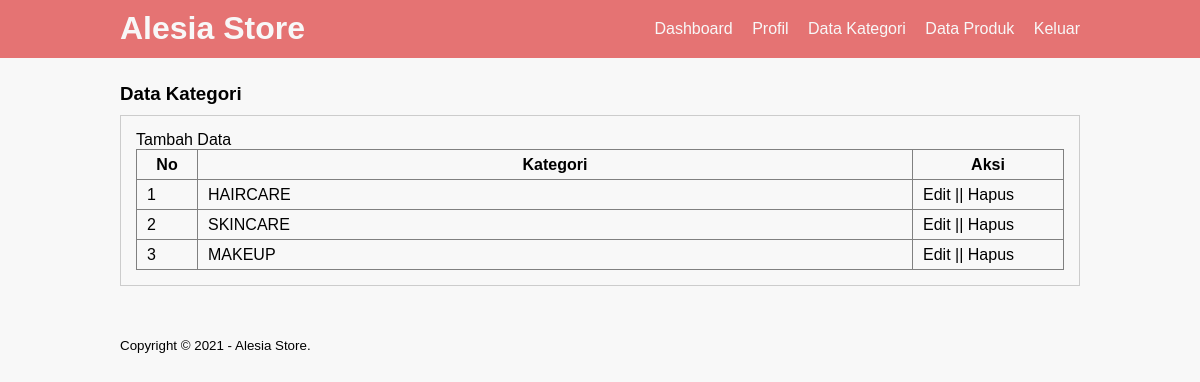
/data-kategori.php (signed in), run on the app's committed database.
### tables this page shows
CREATE TABLE `tb_category` (
  `category_id` int(11) NOT NULL,
  `category_name` varchar(100) NOT NULL
);

### data-kategori.php (the view, shortened to what this page needs)
<?php
include 'koneksi.php';
?>
<!DOCTYPE html>
<html>
    <head>
        <link rel="stylesheet" type="text/css" href="style.css">
</head>
<body>
    <header>
        <div class="container">
        <h1><a href="dashboard.php">Alesia Store</a></h1>
        <ul>
            <li><a href="dashboard.php">Dashboard</a></li>
            <li><a href="profil.php">Profil</a></li>
            <li><a href="data-kategori.php">Data Kategori</a></li>
            <li><a href="data-produk.php">Data Produk</a></li>
            <li><a href="keluar.php">Keluar</a></li>
            </ul>
</div>
</header>
            <div class="section">
                <div class="container">
                    <h3>Data Kategori</h3>
                    <div class="box">
                        <p><a><a href="tambah-kategori.php">Tambah Data</a></p>
                       <table border="1" cellspacing="0" class="table">
                           <thead>
                               <tr>
                                   <th width="60px">No</th>
                                   <th>Kategori</th>
                                   <th width="150px">Aksi</th>
</tr>
</thead>
<tbody>
    <?php
    $no = 1;
    $kategori = mysqli_query($conn, "SELECT * FROM tb_category ORDER BY category_id DESC");
    while($row = mysqli_fetch_array($kategori)){
    ?>
    <tr>
        <td><?php echo $no++ ?></td>
        <td><?php echo $row['category_name']?></td>
        <td>
            <a href="edit-kategori.php?id=<?php echo $row['category_id']?>">Edit</a> || <a href="proses-hapus.php?idk=<?php echo $row ['category_id']?>" onclick="return confirm('Yakin?')">Hapus</a>
            </td>
</tr>
<?php } ?>
</tbody>
</table>
                    </div>
                </div>
            </div>
            <footer>
                <div class="container">
                    <small>Copyright &copy; 2021 - Alesia Store.</small>
</body>
</html>

### style.css (style rules this page uses)
* { padding:0; margin:0; font-family: 'Outfit', sans-serif; }
body { background-color: #f8f8f8; }
a { color: inherit; text-decoration: none; }
header { background-color: #E57373; color: #f8f8f8; }
header h1 { float: left; padding: 10px 0; }
header ul { float: right; }
header ul li { display: inline-block; }
header ul li a { padding: 20px 0 20px 15px; display: inline-block; }
.container { width: 80%; margin:0 auto; }
.container:after { content: ""; display: block; clear: both; }
.section { padding: 25px 0; }
.box { background-color: #f8f8f8; border: 1px solid #ccc; padding: 15px; box-sizing: border-box; margin:10px 0 25px 0; }
.table { width: 100%; border-collapse: collapse; }
.table tr { height: 30px; }
.table tr td { padding: 5px 10px; }

### data on the page
tb_category: category_name "HAIRCARE"
tb_category: category_name "SKINCARE"
tb_category: category_name "MAKEUP"
